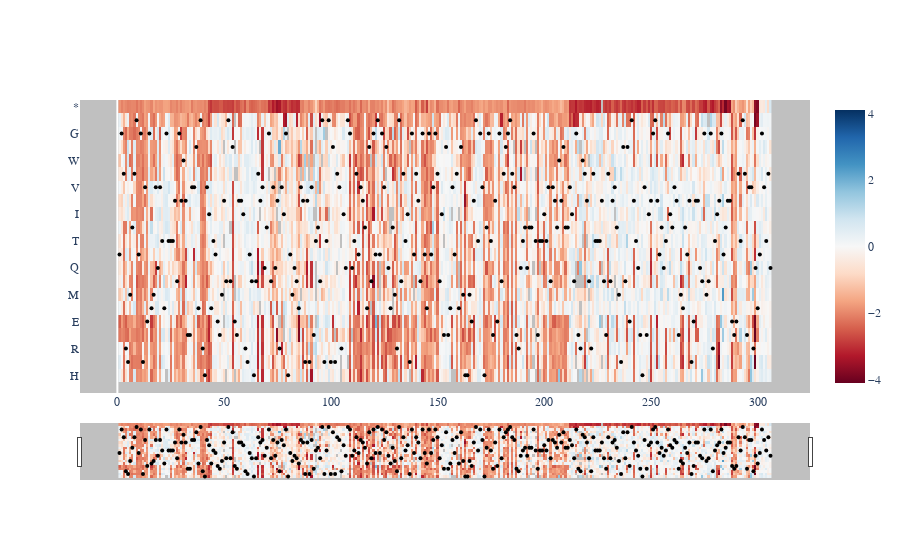

The code cell stored with this chart in its notebook:
### Code cell
all_residues_grl, mean_stop_dict = matrix_transform.transform_matrix_sigma(
            'grl_gal', 'grl_gal.csv', samples, sets, res_redo, all_sets)
visualize.make_heatmap(all_residues_grl, [int(x[4:]) for x in list(all_residues_grl.columns)], \
            grouped_aa, wt_full[1:], show = True, 
            save = False, name = fig_folder+'grl_gal_standardize')
all_residues_grl.to_csv('CSVs/grl_gal.csv')

### Figure 1 — Plotly figure (JSON) as saved in the notebook; plotly's stock layout.template omitted (floating-point values rounded to 4 significant figures; data arrays with more than 128 entries replaced by an {"elided": "..."} marker saying what was removed)
{"data": [{"colorscale": [[0, "rgb(103,0,31)"], [0.1, "rgb(178,24,43)"], [0.2, "rgb(214,96,77)"], [0.3, "rgb(244,165,130)"], [0.4, "rgb(253,219,199)"], [0.5, "rgb(247,247,247)"], [0.6, "rgb(209,229,240)"], [0.7, "rgb(146,197,222)"], [0.8, "rgb(67,147,195)"], [0.9, "rgb(33,102,172)"], [1, "rgb(5,48,97)"]], "type": "heatmap", "x": {"elided": "306 int values"}, "y": ["H", "K", "R", "D", "E", "C", "M", "N", "Q", "S", "T", "A", "I", "L", "V", "F", "W", "Y", "G", "P", "*"], "z": {"elided": "21x306 float values"}, "zmid": 0, "zmin": -3}, {"marker": {"color": "Black", "size": 4}, "mode": "markers", "name": "wt", "type": "scatter", "x": {"elided": "306 int values"}, "y": {"elided": "306 str values"}}], "layout": {"font": {"family": "Arial"}, "paper_bgcolor": "rgba(0, 0, 0, 0)", "plot_bgcolor": "rgba(166, 166, 166, 0.7)", "xaxis": {"rangeslider": {"visible": true}, "showgrid": false, "type": "linear"}, "yaxis": {"showgrid": false}}}
